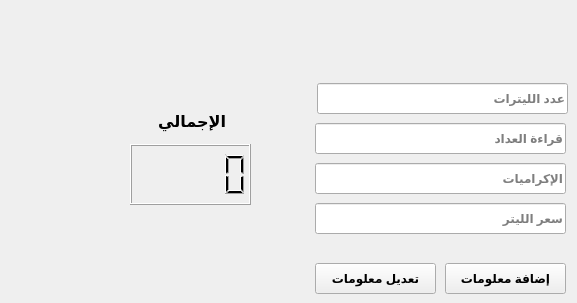
   <widget class="QWidget" name="tab_2">
    <attribute name="title">
     <string>الوقود</string>
    </attribute>
    <widget class="QLineEdit" name="liter_number">
     <property name="geometry">
      <rect>
       <x>317</x>
       <y>83</y>
       <width>251</width>
       <height>31</height>
      </rect>
     </property>
     <property name="font">
      <font>
       <weight>75</weight>
       <bold>true</bold>
      </font>
     </property>
     <property name="layoutDirection">
      <enum>Qt::RightToLeft</enum>
     </property>
     <property name="placeholderText">
      <string>عدد الليترات</string>
     </property>
    </widget>
    <widget class="QLineEdit" name="liter_price">
     <property name="geometry">
      <rect>
       <x>315</x>
       <y>203</y>
       <width>251</width>
       <height>31</height>
      </rect>
     </property>
     <property name="font">
      <font>
       <weight>75</weight>
       <bold>true</bold>
      </font>
     </property>
     <property name="placeholderText">
      <string>سعر الليتر</string>
     </property>
    </widget>
    <widget class="QLineEdit" name="tips">
     <property name="geometry">
      <rect>
       <x>315</x>
       <y>163</y>
       <width>251</width>
       <height>31</height>
      </rect>
     </property>
     <property name="font">
      <font>
       <weight>75</weight>
       <bold>true</bold>
      </font>
     </property>
     <property name="placeholderText">
      <string>الإكراميات</string>
     </property>
    </widget>
    <widget class="QLineEdit" name="meter_reading">
     <property name="geometry">
      <rect>
       <x>315</x>
       <y>123</y>
       <width>251</width>
       <height>31</height>
      </rect>
     </property>
     <property name="font">
      <font>
       <weight>75</weight>
       <bold>true</bold>
      </font>
     </property>
     <property name="placeholderText">
      <string>قراءة العداد</string>
     </property>
    </widget>
    <widget class="QLabel" name="label">
     <property name="geometry">
      <rect>
       <x>135</x>
       <y>106</y>
       <width>91</width>
       <height>31</height>
      </rect>
     </property>
     <property name="font">
      <font>
       <pointsize>12</pointsize>
       <weight>75</weight>
       <bold>true</bold>
      </font>
     </property>
     <property name="text">
      <string>الإجمالي</string>
     </property>
    </widget>
    <widget class="QLCDNumber" name="lcdtotal_fuel">
     <property name="geometry">
      <rect>
       <x>130</x>
       <y>144</y>
       <width>121</width>
       <height>61</height>
      </rect>
     </property>
     <property name="font">
      <font>
       <pointsize>8</pointsize>
      </font>
     </property>
    </widget>
    <widget class="QPushButton" name="btn_Update_Fuel_Info">
     <property name="geometry">
      <rect>
       <x>315</x>
       <y>263</y>
       <width>121</width>
       <height>31</height>
      </rect>
     </property>
     <property name="font">
      <font>
       <weight>75</weight>
       <bold>true</bold>
      </font>
     </property>
     <property name="text">
      <string>تعديل معلومات</string>
     </property>
    </widget>
    <widget class="QPushButton" name="btn_Add_Fuel_Info">
     <property name="geometry">
      <rect>
       <x>445</x>
       <y>263</y>
       <width>121</width>
       <height>31</height>
      </rect>
     </property>
     <property name="font">
      <font>
       <weight>75</weight>
       <bold>true</bold>
      </font>
     </property>
     <property name="text">
      <string>إضافة معلومات</string>
     </property>
    </widget>
   </widget>
